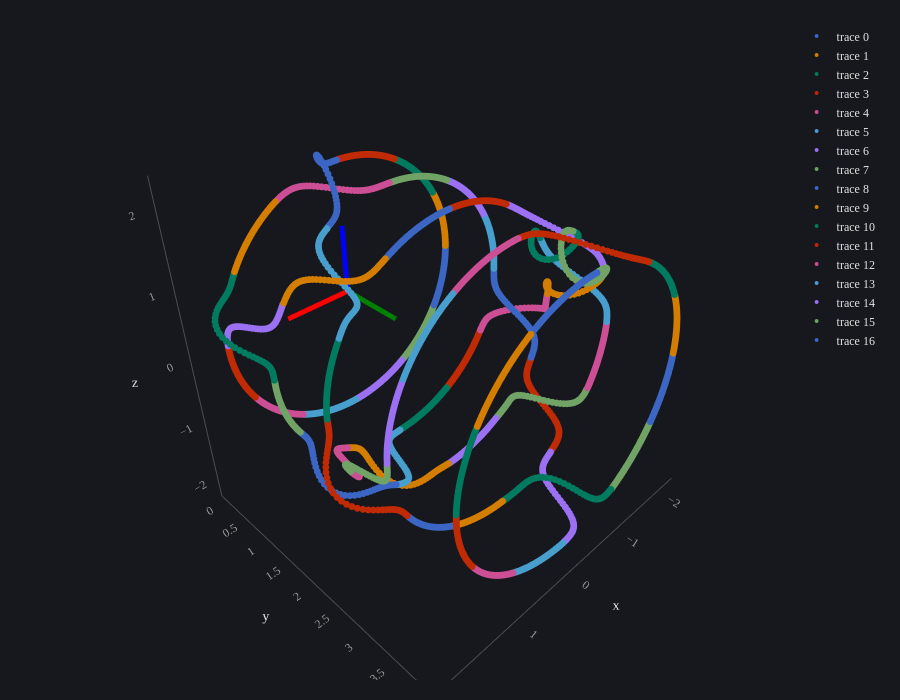

The cell this chart's notebook holds for it:
### Markdown cell above
### individual chain segments

### Code cell
import numpy as np
import einops as eo

from geometry_mnist.knotgen.braidclosure import _generate_braid_blocks
from geometry_mnist.plotly.plots import plot_bpts


word = [1,-2,1,3,2,2,-4,-3,2,-3,-3,-4] # word must be 1-indexed to hold sign+braid_id. 
n_pts_per_ops = 50
n_braids = np.max(np.abs(word)) + 1
n_ops = len(word)

bpts = _generate_braid_blocks(word, n_braids, n_ops, n_pts_per_ops)
bpts = eo.rearrange(bpts, "braid (block pts) dim -> (braid block) pts dim", pts=n_pts_per_ops)
plot_bpts(bpts)
